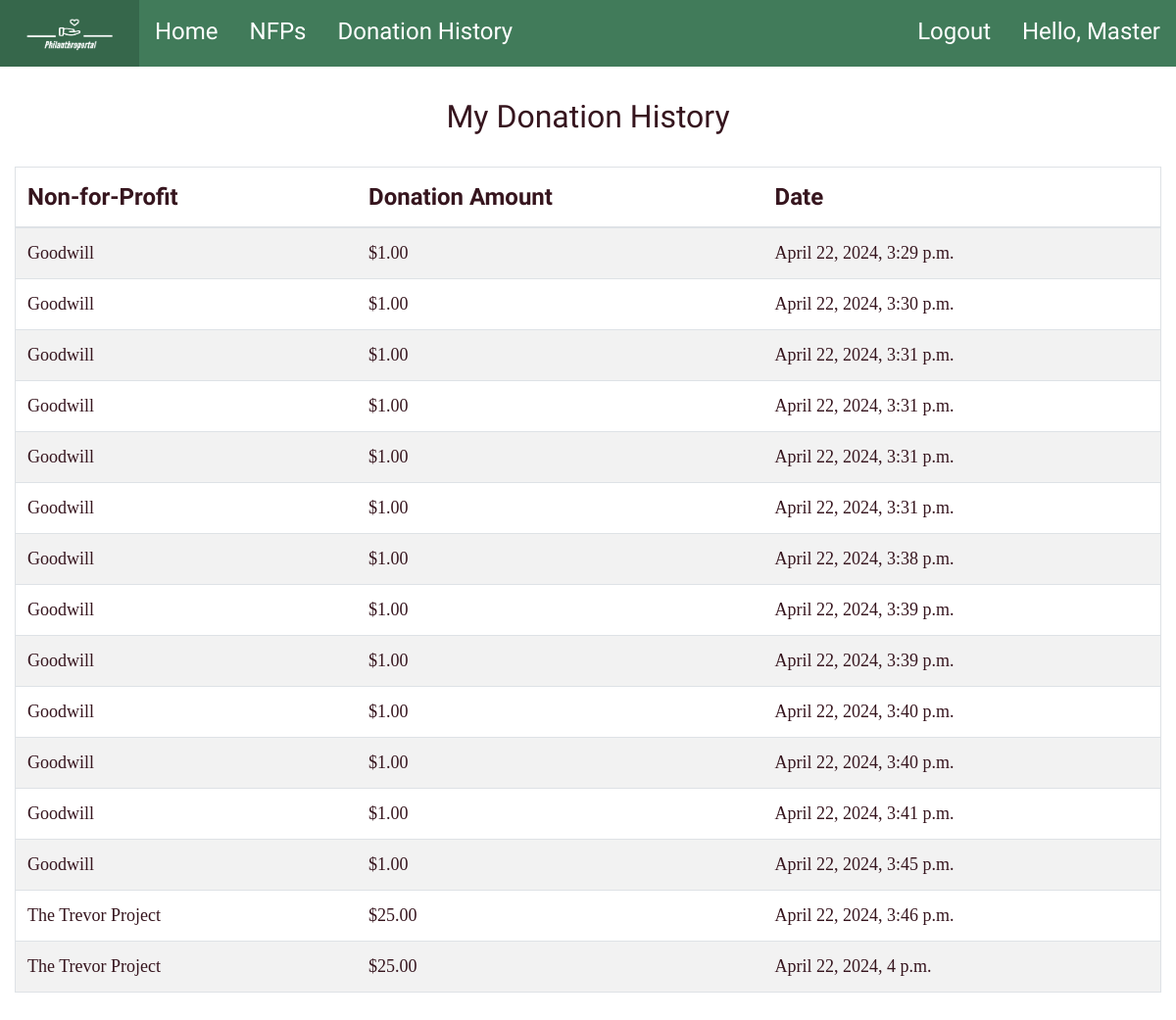
Page /indv_donation (signed in) on the committed database.
### main/models.py (models this page shows, shortened)
class CustomUser(AbstractUser):
    username = None
    email = models.EmailField(unique = True, max_length=200, null=True)
    name = models.CharField(max_length=200, null=True)
    phone = PhoneNumberField(blank=True, default='(000)000-000', null=False)
    profile_image = ResizedImageField(null=False, default="default.jpg", upload_to='pfps')
    ACCT_TYPE = (('Non-For-Profit Organization', 'Non-For-Profit Organization'), ('Individual', 'Individual'), ('Corporation', 'Corporation'))
    account_type = models.CharField(max_length = 200, choices = ACCT_TYPE, default = 'Individual')
    objects = CustomUserManager()
    USERNAME_FIELD = 'email'
    REQUIRED_FIELDS = []

class Nfp(models.Model):
    user = models.OneToOneField(CustomUser, on_delete=models.CASCADE, null=True) # Delete profile when user is deleted
    address = models.CharField(max_length=200, null=True, blank=True)
    address2 = models.CharField(max_length=200, null=True, blank=True)
    city = models.CharField(max_length=200, null=True,blank=True)
    state = models.CharField(max_length=2, null=True, blank=True)
    zipCode = models.CharField(max_length=5, null=True, blank=True)
    org_name = models.CharField(max_length=200, null=True, blank=True)
    bio = models.TextField(max_length=1000, null=True, blank=True)
    items = models.CharField(max_length=2000, null=True, blank=True)
    date_created = models.DateTimeField(auto_now_add=True, null=True, blank=True)
    REQUIRED_FIELDS = []

class Donation(models.Model):
    donation_id = models.UUIDField(primary_key=True, default=uuid.uuid4, unique=True, editable=False)
    user = models.ForeignKey(CustomUser, on_delete=models.CASCADE, related_name="indiv_user", null=True)
    nfp = models.ForeignKey(Nfp, on_delete=models.CASCADE, related_name="nfp_user", null=True)
    amount = models.DecimalField(max_digits=19, decimal_places=2, null=True)
    date_created = models.DateTimeField(auto_now_add=True, null=True)

### main/views.py (the view)
# urls.py: path('indv_donation', views.indv_donation, name="indv_donation"),
def indv_donation(request):
    if (request.user.is_authenticated):
        if (request.user.account_type == 'Individual' ):
            curr_user = CustomUser.objects.get(pk=request.user.id)
            donations = Donation.objects.filter(user_id=curr_user)
            nfps = Nfp.objects.all()
            context = {'donations' : donations, 'nfps': nfps}
            return render(request, 'indv_donation.html', context)
        else:
            return redirect('Home')
    else:
        return redirect('Home')

### main/templates/indv_donation.html (shortened to what this page needs)
{% extends "base.html" %} {% block title %} Individual Donation {% endblock %}
{% block content %}
{% load static %}
<head>
    <link rel="stylesheet" type="text/css" href="{% static '/css/indv_donation.css' %}" />
</head>
<div class ="container-fluid d-flex justify-content-center">
    <h2> My Donation History</h2>
</div>
<br>
<div class ="container-fluid">
    <table class="table table-striped border">
        <thead>
            <tr>
                <th scope="col">Non-for-Profit</th>
                <th scope="col">Donation Amount</th>
                <th scope="col">Date</th>
            </tr>
        </thead>
        <tbody>
            {% for d in donations%}
                {% for n in nfps %}
                    {% if d.nfp_id == n.id %}
                    <tr>
                        <td>{{n.org_name}}</td>
                        <td>${{d.amount}}</td>
                        <td>{{d.date_created}}</td>
                    </tr>
                    {% endif %}
                {% endfor %}
            {% endfor %}
        </tbody>
    </table>
</div>
{% endblock %}

### main/templates/base.html (shortened to what this page needs)
{% load static %}
<!DOCTYPE html>
<html lang="en">
  <head>
    <link rel="stylesheet" href="https://stackpath.bootstrapcdn.com/bootstrap/4.3.1/css/bootstrap.min.css"  rel="stylesheet" />
    <link rel="stylesheet" type="text/css" href="{% static '/css/base.css' %}" />
  </head>
  <body>
    <ul>
      <li><a href="{% url 'Home' %}">
        <img src="{% static 'images/Philanthroportal-logos_white.png' %}" width=110px height=40px>
      </a></li>
      <li><a href="{% url 'Home' %}">Home</a></li>
      <li><a href="{% url 'NFPs' %}">NFPs</a></li>
      {% if user.is_authenticated %}
            {% if request.user.account_type == "Individual" %}
            <li><a href="{% url 'indv_donation' %}">Donation History</a></li>
            {% endif %}
          {% endif %}
      {% if request.user.is_authenticated %}
      <li style="float:right"><a href="{% url 'users-profile' %}">Hello, {{request.user.name}}</a></li>
      {% endif %}
      <li style="float:right"><a href="{% url 'logout' %}">
        {% if request.user.is_authenticated %}
          Logout
        {% else %}
          Login
        {% endif %}
      </a></li>
    </ul>
    {% block content %} {% endblock %}
  </body>
</html>

### static/css/base.css (style rules this page uses)
body,html { margin-top: 50px; margin-bottom: 20px; background-color: #fff; color: #36151E; }
img { max-width: 100%; max-height:100%; }
.table { color: #36151E; font-family:"Times New Roman", Times, serif ; font-size: 20px; }
h2 { color: #36151E; font-family: "League Gothic", sans-serif; font-optical-sizing: auto; font-weight: 400; font-style: normal; font-variation-settings: "wdth" 100; }
ul { list-style-type: none; margin: 0; padding: 0 ; overflow: hidden; background-color: #417B5A; position: fixed; top: 0; width: 100%; z-index: 1; }
li { float: left; }
li a { display: block; color: #fff; text-align: center; padding: 14px 16px; font-family: "League Gothic", sans-serif; font-size: x-large; font-weight: 400; font-style: normal; font-variation-settings: "wdth" 100; }

### static/css/indv_donation.css (style rules this page uses)
thead { color: #36151E; font-family: "League Gothic", sans-serif; font-optical-sizing: auto; font-weight: 400; font-style: normal; font-variation-settings: "wdth" 100; font-size: x-large; }
td { color: #36151E; font-family:"Times New Roman", Times, serif ; font-size: large; }

### rows in the picture
CustomUser: user.name "Master"
Donation: amount "1.00", date_created "April 22, 2024, 3:29 p.m."
Nfp: org_name "Goodwill"
Donation: amount "1.00", date_created "April 22, 2024, 3:30 p.m."
Donation: amount "1.00", date_created "April 22, 2024, 3:31 p.m."
Donation: amount "1.00", date_created "April 22, 2024, 3:31 p.m."
Donation: amount "1.00", date_created "April 22, 2024, 3:31 p.m."
Donation: amount "1.00", date_created "April 22, 2024, 3:31 p.m."
Donation: amount "1.00", date_created "April 22, 2024, 3:38 p.m."
Donation: amount "1.00", date_created "April 22, 2024, 3:39 p.m."
Donation: amount "1.00", date_created "April 22, 2024, 3:39 p.m."
Donation: amount "1.00", date_created "April 22, 2024, 3:40 p.m."
Donation: amount "1.00", date_created "April 22, 2024, 3:40 p.m."
Donation: amount "1.00", date_created "April 22, 2024, 3:41 p.m."
Donation: amount "1.00", date_created "April 22, 2024, 3:45 p.m."
Donation: amount "25.00", date_created "April 22, 2024, 3:46 p.m."
Nfp: org_name "The Trevor Project"
Donation: amount "25.00", date_created "April 22, 2024, 4 p.m."
